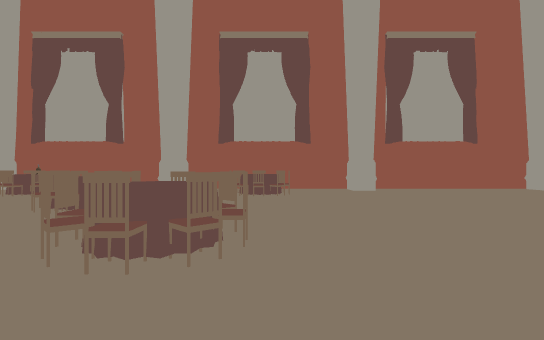
[1] (above)

16 first-person views from a walk through a Unity game level. The camera is 1.3 m above the floor, looks level and sees 85° across. The floor is counted in squares, 2 m on a side. Each view is taken from the middle of a square. On the plan, view 1 faces up. The plan holds only what a view shows up to about 9 squares ahead; the rest is blank. The player is left out.

[2]
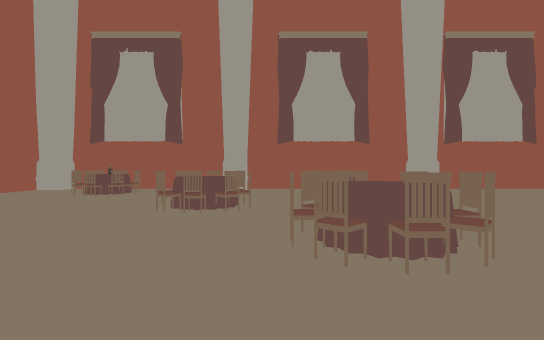

[3]
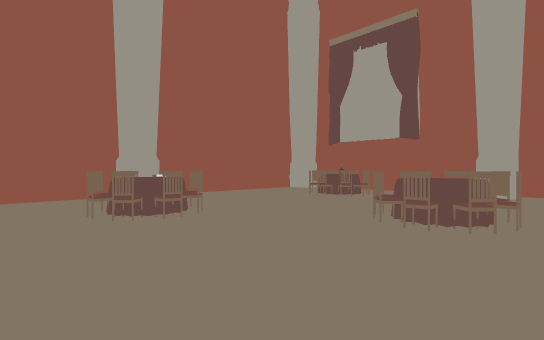

[4]
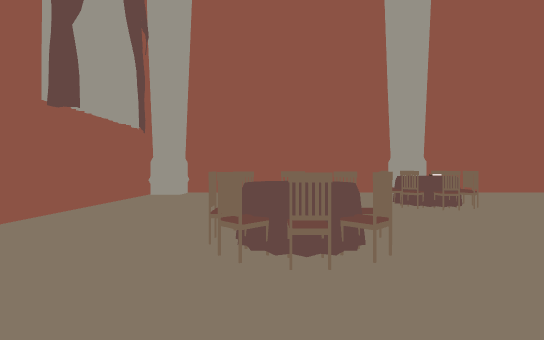

[5]
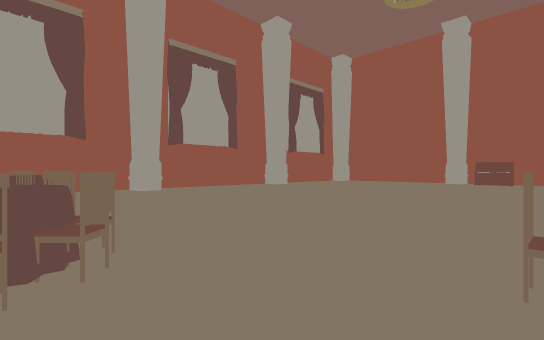

[6]
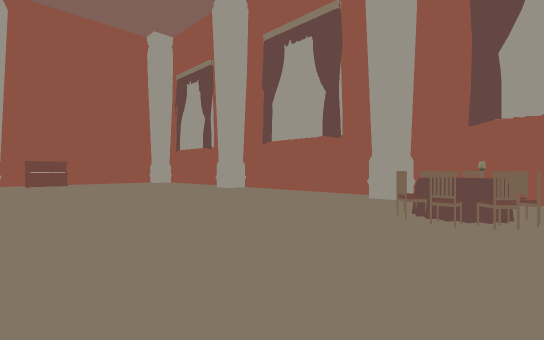

[7]
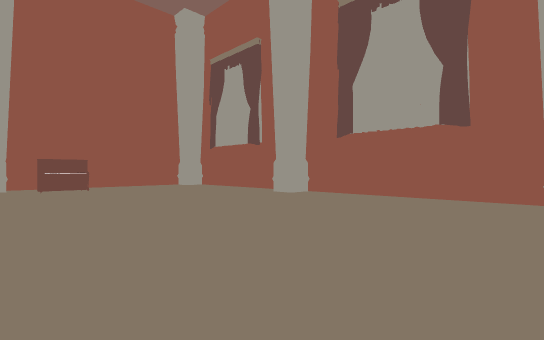

[8]
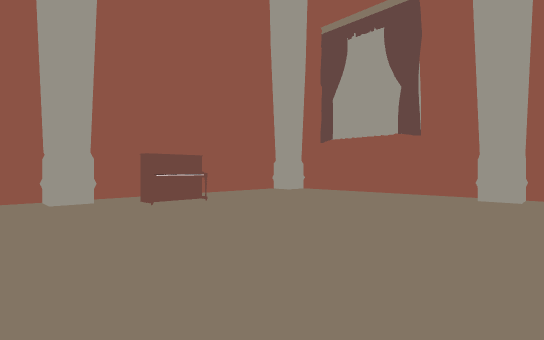

[9]
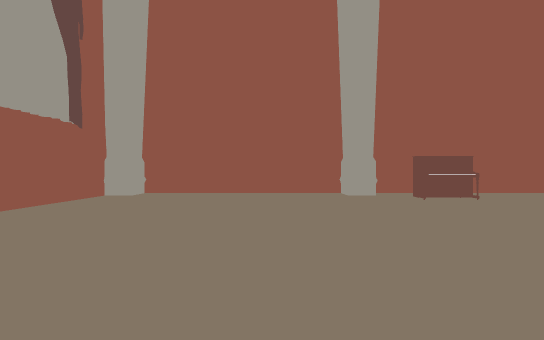

[10]
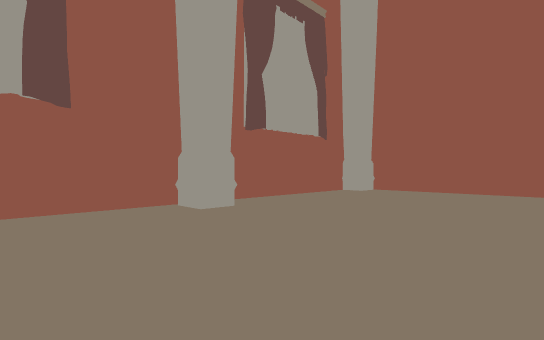

[11]
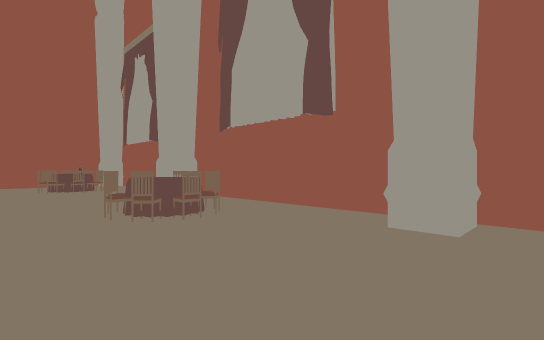

[12]
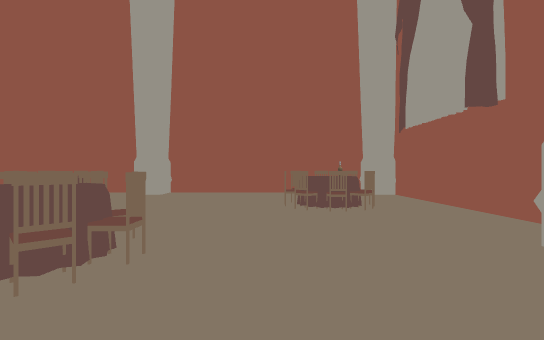

[13]
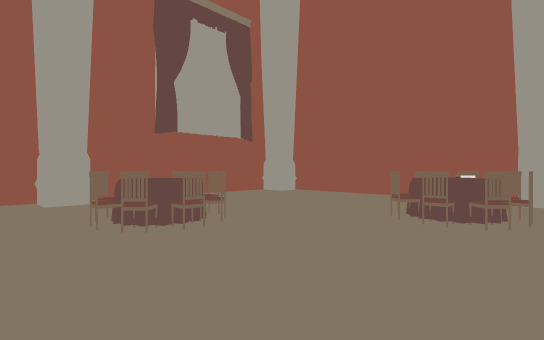

[14]
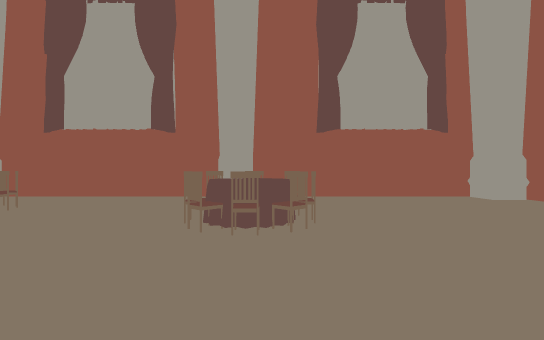

[15]
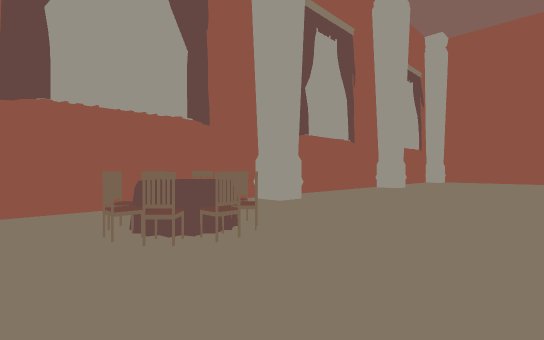

[16]
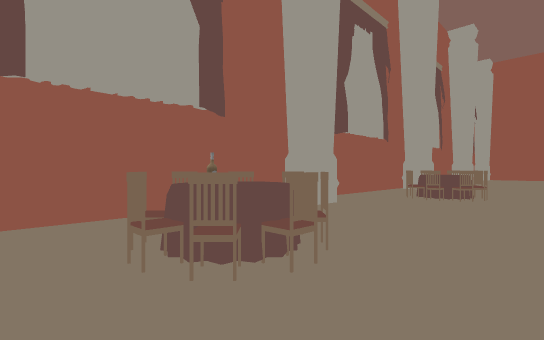

### Floor plan
Points are (right, up) in squares from view 1. A wall is a line through its corners. A room is listed if a view was taken in it or the views show most of it. See-through windows are left out.
Room 1 (views 1, 2, 3, 4, 5, 6, 7, 8, 9, 10, 11, 12, 13, 14, 15, 16)
walls: (2.5, -3.2) (2.5, -2.4) (3.4, -2.4); (-3.6, -2.4) (-2.8, -2.4) (-2.8, -3.2); (9.4, 9.3) (8.6, 9.3) (8.6, 10.2) (3.3, 10.2) (3.3, 9.3) (2.5, 9.3) (2.5, 10.2) (-3.1, 10.2); (9.5, -3.3) (12.5, -3.3); (-2.8, 10.1) (-2.8, 9.3) (-3.5, 9.3) (-3.5, 10.2) (-8.8, 10.2) (-8.8, 9.6) (-9.6, 9.6) (-9.6, -2.4) (-8.8, -2.4) (-8.8, -3.3) (8.6, -3.3) (8.6, -2.4) (9.4, -2.4); (14.5, 3.3) (14.5, 4.1) (15.4, 4.1) (15.4, 9.6) (14.5, 9.6) (14.5, 10.2) (10, 10.2); (15.4, 2) (15.4, 3.3); (-9.6, 4.1) (-8.8, 4.1) (-8.8, 3.4) (-9.6, 3.4); (15.4, -1.7) (15.4, 0.5)
objects: other object (-8, 3); chair (-7, 2); table (-7, 3); chair (-7, 4); chair (-7, 8); chair (-6, 2); chair (-6, 3); chair (-6, 7); chair (-6, 8); chair (-6, 9); chair (-5, 8); other object (-4, 0); chair (-4, 1); chair (-4, 5); other object (-4, 6); chair (-3, 0); chair (-3, 1); chair (-3, 5); chair (-3, 6); chair (-2, 2); chair (-2, 3); chair (-1, 2); chair (-1, 3); chair (-1, 8); chair (0, -1); chair (0, 3); chair (0, 7); chair (0, 8); chair (0, 9); other object (1, -1); chair (1, 0); other object (2, -1); chair (2, 0); piano (14, 2)

Where each view was taken, in squares from view 1:
view 1: 0 up, 0 right, facing up
view 2: 0 up, 2 left, facing up
view 3: 1 up, 2 left, facing up-left
view 4: 0 up, 1 left, facing left
view 5: 0 up, 1 left, facing up-right
view 6: 4 up, 0 right, facing down-right
view 7: 4 up, 3 right, facing down-right
view 8: 5 up, 8 right, facing down-right
view 9: 6 up, 7 right, facing right
view 10: 5 up, 6 right, facing up-right
view 11: 6 up, 4 right, facing up-left
view 12: 7 up, 1 left, facing left
view 13: 4 up, 2 left, facing down-left
view 14: 4 up, 4 left, facing down
view 15: 5 up, 2 left, facing up-right
view 16: 6 up, 8 left, facing up-right
